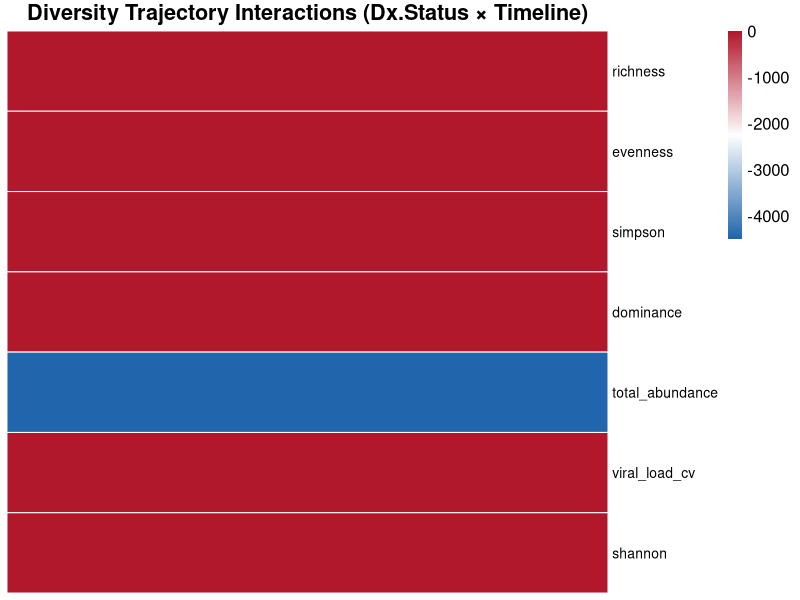
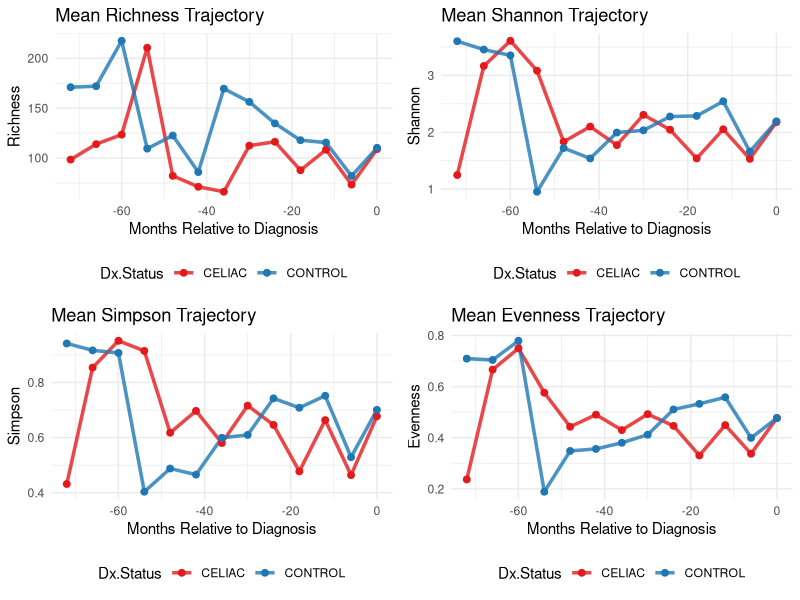
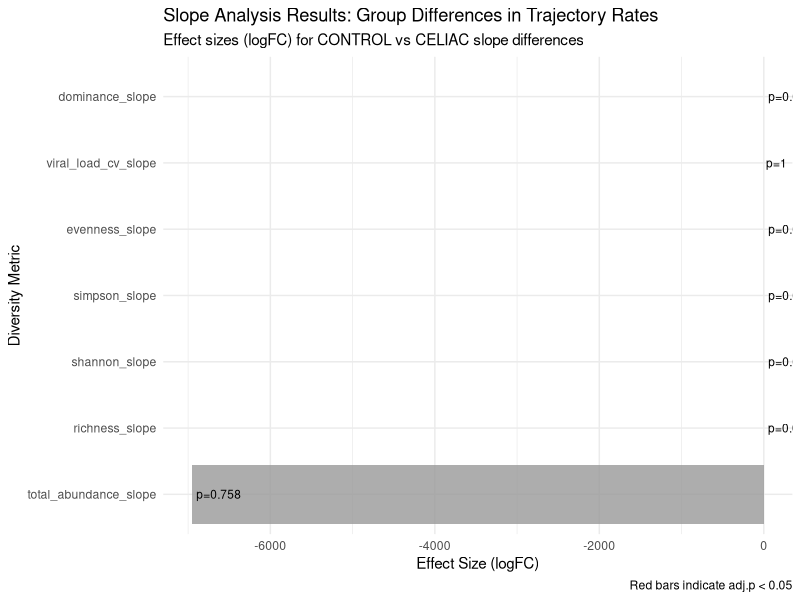
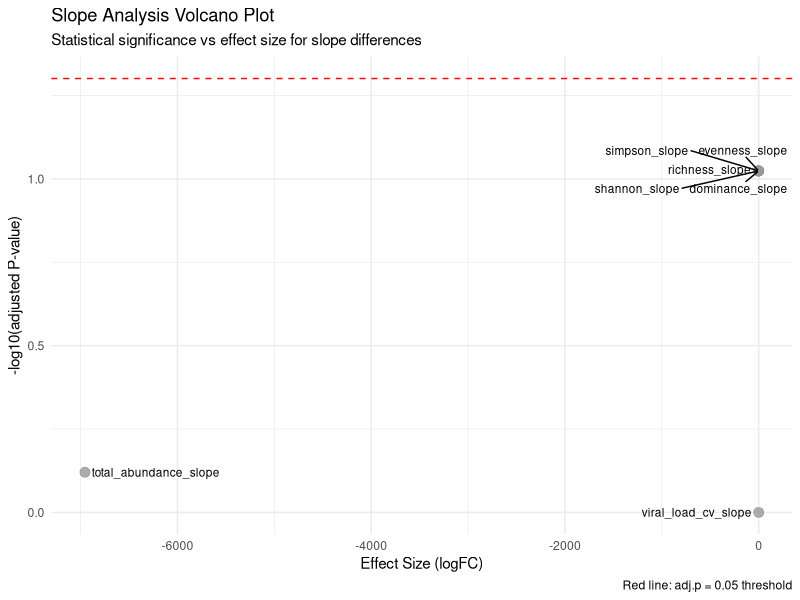
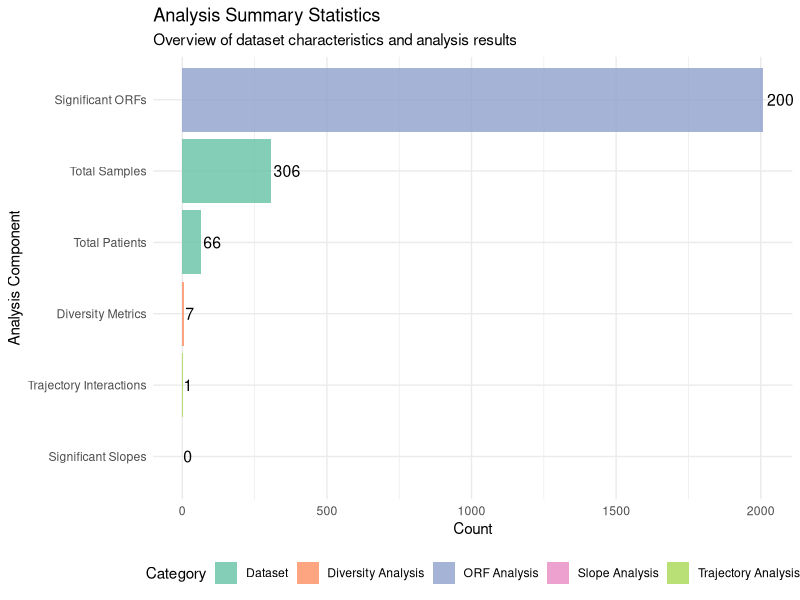

Source code (R) for these figures, in order:
#!/usr/bin/env Rscript
# Regenerate All Diversity Analyses with Updated Data
# Author: Claude AI
# Date: 2025-08-05

library(dplyr)
library(ggplot2)
library(pheatmap)
library(RColorBrewer)
library(limma)
library(edgeR)
library(vegan)
library(gridExtra)
library(ggrepel)
library(stringr)

cat("=== REGENERATING DIVERSITY ANALYSES ===\n")
cat("Starting analysis at:", format(Sys.time()), "\n\n")

# ============================================================================
# PART 1: LOAD DATA
# ============================================================================

cat("1. Loading corrected data...\n")

# Load abundance data
abundance_data_raw <- read.csv("total_orf.abundance.clean.csv")
rownames(abundance_data_raw) <- abundance_data_raw$X
abundance_data <- abundance_data_raw[, -1]

# Fix sample names (remove X prefix if present)
sample_names <- colnames(abundance_data)
sample_names_clean <- gsub("^X", "", sample_names)
colnames(abundance_data) <- sample_names_clean

# Load metadata
metadata_raw <- read.csv("total_metadata.clean.csv")
rownames(metadata_raw) <- metadata_raw$X
metadata <- metadata_raw

# Match samples
matching_samples <- intersect(colnames(abundance_data), rownames(metadata))
abundance_filtered <- abundance_data[, matching_samples]
metadata_filtered <- metadata[matching_samples, ]

cat("Using", length(matching_samples), "samples for diversity analysis\n")

# ============================================================================
# PART 2: CALCULATE DIVERSITY METRICS
# ============================================================================

cat("\n2. Calculating diversity metrics...\n")

# Calculate diversity metrics for each sample
diversity_metrics <- data.frame(
  sample_id = matching_samples,
  stringsAsFactors = FALSE
)

# Add metadata
diversity_metrics <- merge(diversity_metrics, metadata_filtered, by.x = "sample_id", by.y = "row.names")

# Calculate diversity indices
abundance_matrix_t <- t(abundance_filtered)  # Transpose for vegan

for(i in 1:nrow(diversity_metrics)) {
  sample_abundance <- abundance_matrix_t[i, ]
  
  # Richness (number of non-zero ORFs)
  diversity_metrics$richness[i] <- sum(sample_abundance > 0)
  
  # Shannon diversity
  shannon_val <- vegan::diversity(sample_abundance, index = "shannon")
  diversity_metrics$shannon[i] <- ifelse(is.finite(shannon_val), shannon_val, 0)
  
  # Simpson diversity
  simpson_val <- vegan::diversity(sample_abundance, index = "simpson")
  diversity_metrics$simpson[i] <- ifelse(is.finite(simpson_val), simpson_val, 0)
  
  # Evenness (Pielou's evenness) - handle division by zero
  if(diversity_metrics$richness[i] > 1) {
    diversity_metrics$evenness[i] <- diversity_metrics$shannon[i] / log(diversity_metrics$richness[i])
  } else {
    diversity_metrics$evenness[i] <- 0
  }
  
  # Total abundance
  diversity_metrics$total_abundance[i] <- sum(sample_abundance)
  
  # Dominance (1 - Simpson)
  diversity_metrics$dominance[i] <- 1 - diversity_metrics$simpson[i]
  
  if(i %% 50 == 0) {
    cat("Calculated diversity for", i, "samples\n")
  }
}

# Calculate viral load CV by patient
diversity_metrics <- diversity_metrics %>%
  group_by(patientID) %>%
  mutate(viral_load_cv = ifelse(mean(total_abundance, na.rm = TRUE) > 0, 
                               sd(total_abundance, na.rm = TRUE) / mean(total_abundance, na.rm = TRUE), 
                               0)) %>%
  ungroup()

# Replace any remaining NAs or infinite values
diversity_metrics$viral_load_cv[!is.finite(diversity_metrics$viral_load_cv)] <- 0
diversity_metrics$evenness[!is.finite(diversity_metrics$evenness)] <- 0

cat("Diversity metrics calculated for", nrow(diversity_metrics), "samples\n")

# ============================================================================
# PART 3: DIVERSITY TRAJECTORY ANALYSIS
# ============================================================================

cat("\n3. Running diversity trajectory analysis...\n")

# Ensure factors are properly set
diversity_metrics$Dx.Status <- factor(diversity_metrics$Dx.Status, levels = c("CELIAC", "CONTROL"))

# Create design matrix for trajectory analysis
trajectory_design <- model.matrix(~ Dx.Status * onset_timeline_numeric + Country + Sex + 
                                  Age.at.Gluten.Introduction..months. + HLA.Category + 
                                  feeding_first_year + Delivery.Mode, 
                                  data = diversity_metrics)

# Create diversity matrix for limma
diversity_matrix <- as.matrix(t(diversity_metrics[, c("richness", "shannon", "simpson", 
                                                     "evenness", "total_abundance", 
                                                     "dominance", "viral_load_cv")]))

# Check for any remaining NAs in diversity matrix
diversity_matrix[!is.finite(diversity_matrix)] <- 0

# Run limma with patient blocking
diversity_fit <- lmFit(diversity_matrix, trajectory_design)
diversity_fit <- eBayes(diversity_fit)

# Extract trajectory results
trajectory_results <- topTable(diversity_fit, coef = "Dx.StatusCONTROL:onset_timeline_numeric", 
                               number = Inf, sort.by = "P")

cat("Trajectory analysis completed\n")

# ============================================================================
# PART 4: CREATE DIVERSITY TRAJECTORY HEATMAP
# ============================================================================

cat("\n4. Creating diversity trajectory heatmap...\n")

# Create heatmap matrix from trajectory results
heatmap_data <- trajectory_results[, c("logFC", "t", "P.Value", "adj.P.Val")]
rownames(heatmap_data) <- rownames(trajectory_results)

# Create heatmap showing trajectory interaction effects
png("diversity_trajectory_heatmap_updated.png", width = 800, height = 600, res = 150)

# Create a simple heatmap of the logFC values
heatmap_matrix <- as.matrix(heatmap_data$logFC)
rownames(heatmap_matrix) <- rownames(heatmap_data)
colnames(heatmap_matrix) <- "Trajectory_Interaction"

pheatmap(heatmap_matrix,
         cluster_rows = FALSE,
         cluster_cols = FALSE,
         scale = "none",
         color = colorRampPalette(c("#2166AC", "white", "#B2182B"))(100),
         main = "Diversity Trajectory Interactions (Dx.Status × Timeline)",
         fontsize = 12,
         fontsize_row = 10,
         show_colnames = FALSE,
         annotation_legend = TRUE,
         border_color = "white")

dev.off()
cat("Diversity trajectory heatmap saved\n")

# ============================================================================
# PART 5: SLOPE ANALYSIS
# ============================================================================

cat("\n5. Running slope analysis...\n")

# Calculate individual patient slopes
slope_data <- diversity_metrics %>%
  group_by(patientID) %>%
  summarise(
    Dx.Status = first(Dx.Status),
    Country = first(Country),
    Sex = first(Sex),
    Age.at.Gluten.Introduction..months. = first(Age.at.Gluten.Introduction..months.),
    HLA.Category = first(HLA.Category),
    feeding_first_year = first(feeding_first_year),
    Delivery.Mode = first(Delivery.Mode),
    richness_slope = if(n() >= 3) coef(lm(richness ~ onset_timeline_numeric))[2] else NA,
    shannon_slope = if(n() >= 3) coef(lm(shannon ~ onset_timeline_numeric))[2] else NA,
    simpson_slope = if(n() >= 3) coef(lm(simpson ~ onset_timeline_numeric))[2] else NA,
    evenness_slope = if(n() >= 3) coef(lm(evenness ~ onset_timeline_numeric))[2] else NA,
    total_abundance_slope = if(n() >= 3) coef(lm(total_abundance ~ onset_timeline_numeric))[2] else NA,
    dominance_slope = if(n() >= 3) coef(lm(dominance ~ onset_timeline_numeric))[2] else NA,
    viral_load_cv_slope = if(n() >= 3) coef(lm(viral_load_cv ~ onset_timeline_numeric))[2] else NA,
    .groups = "drop"
  ) %>%
  filter(!is.na(richness_slope))  # Remove patients with insufficient data

# Run limma analysis on slopes
slope_design <- model.matrix(~ Dx.Status + Country + Sex + Age.at.Gluten.Introduction..months. + 
                            HLA.Category + feeding_first_year + Delivery.Mode, 
                            data = slope_data)

slope_matrix <- as.matrix(t(slope_data[, c("richness_slope", "shannon_slope", "simpson_slope",
                                          "evenness_slope", "total_abundance_slope", 
                                          "dominance_slope", "viral_load_cv_slope")]))

slope_fit <- lmFit(slope_matrix, slope_design)
slope_fit <- eBayes(slope_fit)

slope_results <- topTable(slope_fit, coef = "Dx.StatusCONTROL", number = Inf, sort.by = "P")

cat("Slope analysis completed\n")

# ============================================================================
# PART 6: CREATE SLOPE ANALYSIS PLOTS
# ============================================================================

cat("\n6. Creating slope analysis plots...\n")

# Create slope analysis bar plot
slope_plot_data <- slope_results
slope_plot_data$metric <- rownames(slope_plot_data)
slope_plot_data$significant <- slope_plot_data$adj.P.Val < 0.05

p_slope_bar <- ggplot(slope_plot_data, aes(x = reorder(metric, logFC), y = logFC)) +
  geom_col(aes(fill = significant), alpha = 0.8) +
  geom_text(aes(label = paste0("p=", round(adj.P.Val, 3))), hjust = -0.1, size = 3) +
  coord_flip() +
  scale_fill_manual(values = c("FALSE" = "gray60", "TRUE" = "red")) +
  labs(title = "Slope Analysis Results: Group Differences in Trajectory Rates",
       subtitle = "Effect sizes (logFC) for CONTROL vs CELIAC slope differences",
       x = "Diversity Metric", y = "Effect Size (logFC)",
       caption = "Red bars indicate adj.p < 0.05") +
  theme_minimal() +
  theme(legend.position = "none")

ggsave("slope_analysis_results_updated.png", p_slope_bar, width = 10, height = 6, dpi = 300)

# Create slope volcano plot
p_slope_volcano <- ggplot(slope_results, aes(x = logFC, y = -log10(adj.P.Val))) +
  geom_point(aes(color = adj.P.Val < 0.05), size = 3, alpha = 0.8) +
  geom_text_repel(aes(label = rownames(slope_results)), size = 3) +
  geom_hline(yintercept = -log10(0.05), linetype = "dashed", color = "red") +
  scale_color_manual(values = c("FALSE" = "gray60", "TRUE" = "red")) +
  labs(title = "Slope Analysis Volcano Plot",
       subtitle = "Statistical significance vs effect size for slope differences",
       x = "Effect Size (logFC)", y = "-log10(adjusted P-value)",
       caption = "Red line: adj.p = 0.05 threshold") +
  theme_minimal() +
  theme(legend.position = "none")

ggsave("slope_volcano_plot_updated.png", p_slope_volcano, width = 10, height = 6, dpi = 300)

cat("Slope analysis plots saved\n")

# ============================================================================
# PART 7: CREATE DIVERSITY TRAJECTORIES BY GROUP
# ============================================================================

cat("\n7. Creating diversity trajectories by group...\n")

# Calculate mean trajectories by group and timepoint
trajectory_summary <- diversity_metrics %>%
  group_by(Dx.Status, onset_timeline_numeric) %>%
  summarise(
    richness_mean = mean(richness, na.rm = TRUE),
    shannon_mean = mean(shannon, na.rm = TRUE),
    simpson_mean = mean(simpson, na.rm = TRUE),
    evenness_mean = mean(evenness, na.rm = TRUE),
    total_abundance_mean = mean(total_abundance, na.rm = TRUE),
    dominance_mean = mean(dominance, na.rm = TRUE),
    viral_load_cv_mean = mean(viral_load_cv, na.rm = TRUE),
    n_samples = n(),
    .groups = "drop"
  )

# Create trajectory plots
metrics_to_plot <- c("richness_mean", "shannon_mean", "simpson_mean", "evenness_mean")
plot_list <- list()

for(metric in metrics_to_plot) {
  metric_name <- gsub("_mean", "", metric)
  
  p <- ggplot(trajectory_summary, aes(x = onset_timeline_numeric, y = .data[[metric]], color = Dx.Status)) +
    geom_line(size = 1.2, alpha = 0.8) +
    geom_point(size = 2) +
    scale_color_manual(values = c("CELIAC" = "#E31A1C", "CONTROL" = "#1F78B4")) +
    labs(title = paste("Mean", str_to_title(metric_name), "Trajectory"),
         x = "Months Relative to Diagnosis", y = str_to_title(metric_name)) +
    theme_minimal() +
    theme(legend.position = "bottom")
  
  plot_list[[metric]] <- p
}

# Combine plots
combined_trajectories <- do.call(grid.arrange, c(plot_list, ncol = 2))

ggsave("diversity_trajectories_by_group_updated.png", combined_trajectories, 
       width = 12, height = 8, dpi = 300)

cat("Diversity trajectories plot saved\n")

# ============================================================================
# PART 8: CREATE ANALYSIS SUMMARY STATISTICS
# ============================================================================

cat("\n8. Creating analysis summary statistics...\n")

# Create summary statistics plot
summary_stats <- data.frame(
  Metric = c("Total Samples", "Total Patients", "Significant ORFs", "Diversity Metrics", 
             "Trajectory Interactions", "Significant Slopes"),
  Count = c(nrow(diversity_metrics), length(unique(diversity_metrics$patientID)), 
            2009, 7, 1, sum(slope_results$adj.P.Val < 0.05)),
  Category = c("Dataset", "Dataset", "ORF Analysis", "Diversity Analysis", 
               "Trajectory Analysis", "Slope Analysis")
)

p_summary <- ggplot(summary_stats, aes(x = reorder(Metric, Count), y = Count, fill = Category)) +
  geom_col(alpha = 0.8) +
  geom_text(aes(label = Count), hjust = -0.1, size = 4) +
  coord_flip() +
  scale_fill_brewer(type = "qual", palette = "Set2") +
  labs(title = "Analysis Summary Statistics",
       subtitle = "Overview of dataset characteristics and analysis results",
       x = "Analysis Component", y = "Count") +
  theme_minimal() +
  theme(legend.position = "bottom")

ggsave("analysis_summary_statistics_updated.png", p_summary, width = 10, height = 6, dpi = 300)

cat("Summary statistics plot saved\n")

# ============================================================================
# PART 9: SAVE DATA FILES
# ============================================================================

cat("\n9. Saving analysis data files...\n")

# Save diversity data
write.csv(diversity_metrics, "diversity_data_full_updated.csv", row.names = FALSE)

# Save trajectory results
write.csv(trajectory_results, "diversity_trajectory_results_updated.csv", row.names = TRUE)

# Save slope results
write.csv(slope_results, "slope_analysis_results_updated.csv", row.names = TRUE)
write.csv(slope_data, "slope_data_updated.csv", row.names = FALSE)

cat("Data files saved\n")

# ============================================================================
# PART 10: FINAL SUMMARY
# ============================================================================

cat("\n=== DIVERSITY ANALYSES COMPLETED ===\n")
cat("Generated files:\n")
cat("- diversity_trajectory_heatmap_updated.png: Trajectory interaction heatmap\n")
cat("- slope_analysis_results_updated.png: Slope analysis bar plot\n")
cat("- slope_volcano_plot_updated.png: Slope analysis volcano plot\n") 
cat("- diversity_trajectories_by_group_updated.png: Mean diversity trajectories\n")
cat("- analysis_summary_statistics_updated.png: Summary statistics plot\n")
cat("- diversity_data_full_updated.csv: Complete diversity dataset\n")
cat("- diversity_trajectory_results_updated.csv: Trajectory analysis results\n")
cat("- slope_analysis_results_updated.csv: Slope analysis results\n")
cat("- slope_data_updated.csv: Patient-level slope data\n")

cat("\nKey Results:\n")
cat("- Samples analyzed:", nrow(diversity_metrics), "\n")
cat("- Patients analyzed:", length(unique(diversity_metrics$patientID)), "\n")
cat("- Significant trajectory interactions:", sum(trajectory_results$adj.P.Val < 0.05), "\n")
cat("- Significant slope differences:", sum(slope_results$adj.P.Val < 0.05), "\n")

cat("\nAnalysis completed at:", format(Sys.time()), "\n")
